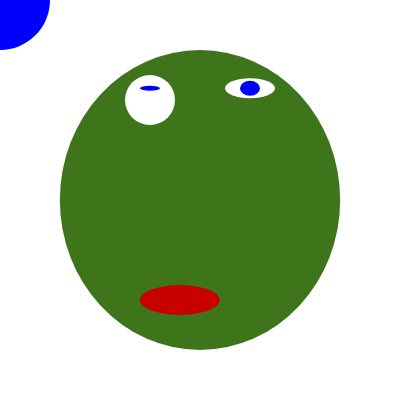
Frame 1 (no input)
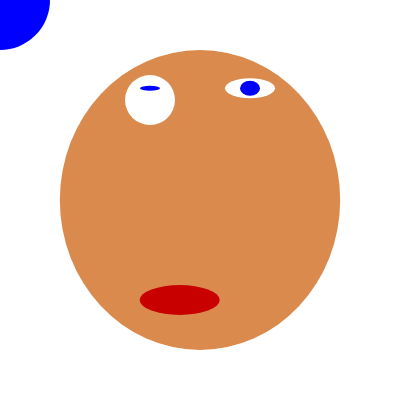
Frame 60 (no input)
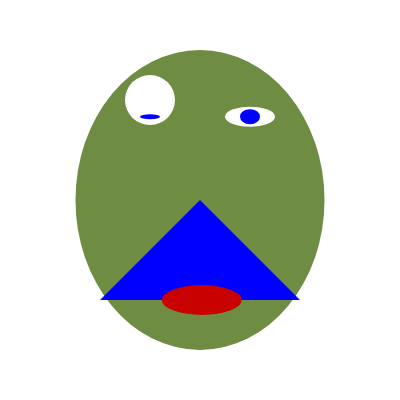
Frame 120 (the mouse pressed at the canvas centre since frame 60)

The p5.js sketch that drew these frames (run headless with seeded random() and noise() and a simulated clock; from frame 60 on, the mouse is pressed at the canvas centre):

// p5.js sketch
// ── sketch.js
let headWidth;
let eyeY;
let mouthX;
let noseX;
let noseY;

let bg = 100;
let shapeKind = 0;

function setup() {
  createCanvas(400, 400);
  eyeY = random();
  noStroke();
  
  random1();
}

function draw() {

  background(255);

  r = random(255); // r is a random number between 0 - 255
  g = random(100,200); // g is a random number betwen 100 - 200
  b = random(100);
  
  //head shape
  fill(r, g, b);
  ellipse(200, 200, headWidth, 300);

  //eye sockets
    let c = color(255);
  fill(c);
  ellipse(150, 100, 50, 50);
  ellipse(250, eyeY, 50, 20);

  //eyeballs
  let c1 = color('rgb(0,0,255)');
  fill(c1);
  ellipse(150, eyeY, 20, 5);
  ellipse(250, eyeY, 20, 15);

  mouth();
}

function random1() {
  eyeY = random(80, 120);
  noseX = random(175, 225);
  noseY = random(200, 250);
  headWidth = random(200, 300);
  mouthX = random(150, 250);
}

function mouth() {
  
    if (shapeKind == 0) {
    ellipse(mouseX, mouseY, 100, 100);
  }
  else if (shapeKind == 1) {
    rect(mouseX, mouseY, 100, 100);
  }
  else {
    triangle(mouseX, mouseY, mouseX+100, mouseY+100,
             mouseX-100, mouseY+100);
  }
  fill(200, 0, 0);
  ellipse(mouthX, 300, 80, 30);
}

function mousePressed() {

 random1();
  
  shapeKind = int(random(3));
  mouth();

}
